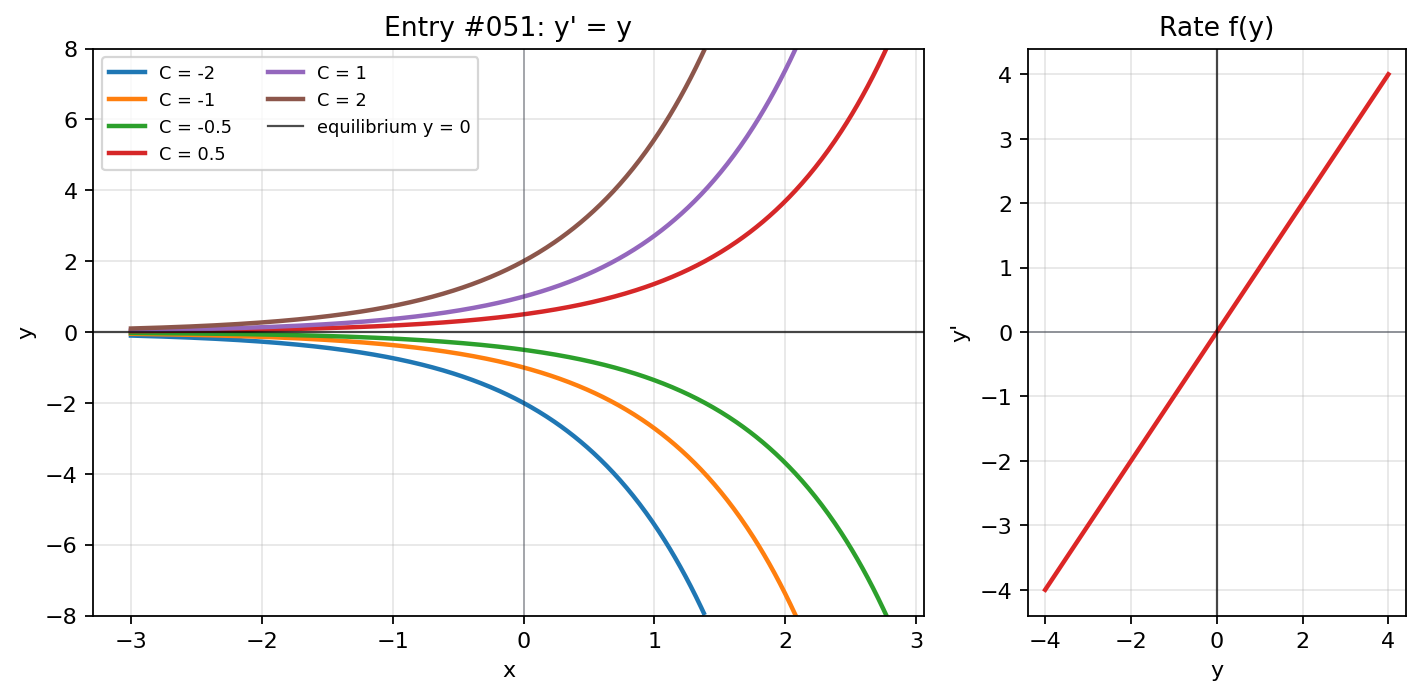

The Python source for this figure:
import numpy as np
import matplotlib.pyplot as plt

x = np.linspace(-3, 3, 600)
y_values = np.linspace(-4, 4, 300)
constants = [-2, -1, -0.5, 0.5, 1, 2]

fig, (ax, phase_ax) = plt.subplots(
    1,
    2,
    figsize=(9, 4.5),
    gridspec_kw={"width_ratios": [2.2, 1]},
)

for constant in constants:
    y = constant * np.exp(x)
    y = np.where(np.abs(y) <= 8, y, np.nan)
    ax.plot(x, y, linewidth=2, label=f"C = {constant}")

ax.axhline(0, color="black", linewidth=1, alpha=0.7, label="equilibrium y = 0")
ax.axvline(0, color="#111827", linewidth=0.8, alpha=0.35)
ax.set_title("Entry #051: y' = y")
ax.set_xlabel("x")
ax.set_ylabel("y")
ax.set_ylim(-8, 8)
ax.grid(True, alpha=0.3)
ax.legend(fontsize=8, ncols=2)

phase_ax.plot(y_values, y_values, color="#dc2626", linewidth=2)
phase_ax.axhline(0, color="#111827", linewidth=0.8, alpha=0.45)
phase_ax.axvline(0, color="black", linewidth=1, alpha=0.7)
phase_ax.set_title("Rate f(y)")
phase_ax.set_xlabel("y")
phase_ax.set_ylabel("y'")
phase_ax.grid(True, alpha=0.3)

fig.tight_layout()
plt.show()
